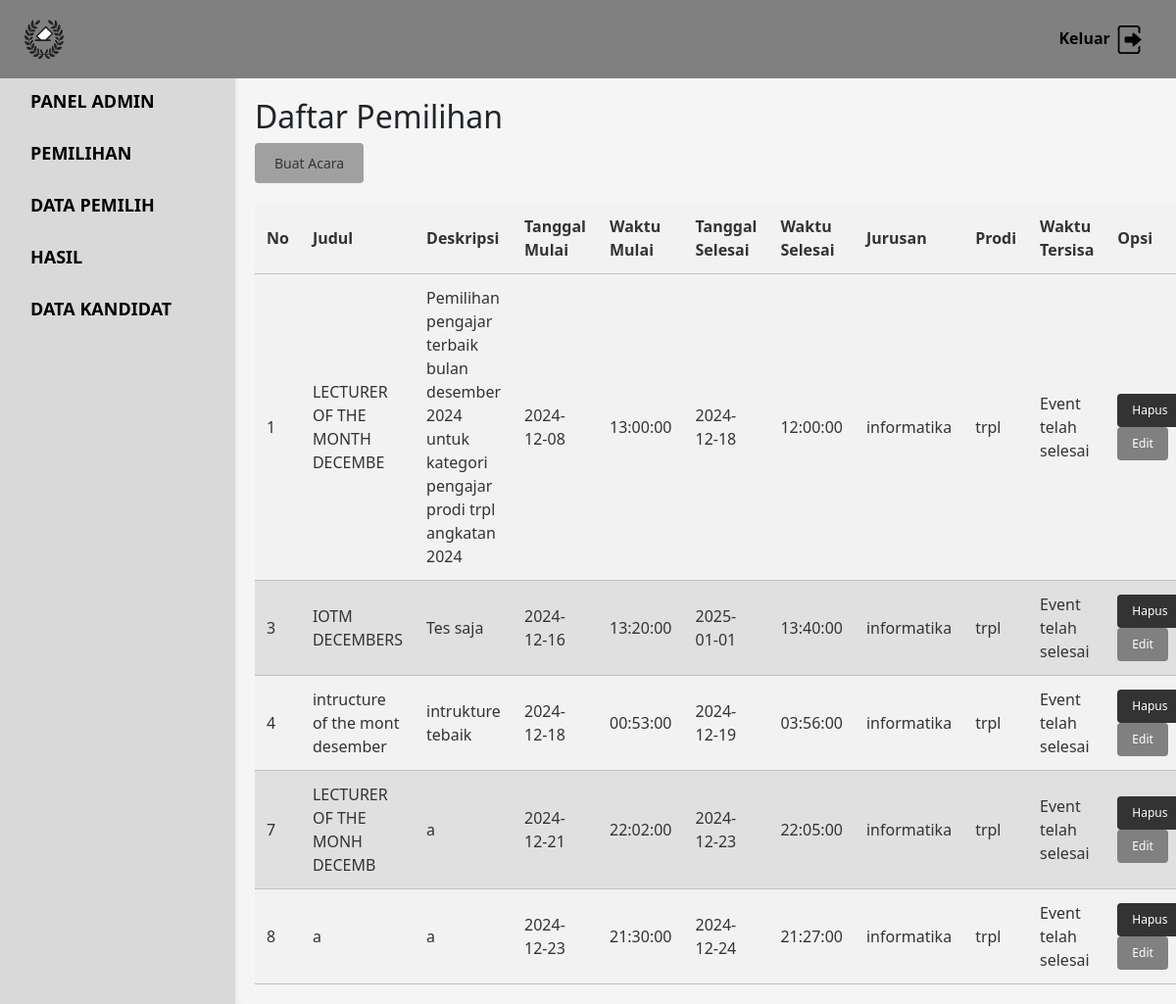
The app's page /admin/event.php with its own data.
### tables this page shows
CREATE TABLE `pemilihan` (
  `id_pemilihan` int(11) NOT NULL,
  `judul` varchar(50) NOT NULL,
  `deskripsi` varchar(255) NOT NULL,
  `tanggal_mulai` date NOT NULL,
  `waktu_mulai` time NOT NULL,
  `tanggal_selesai` date NOT NULL,
  `waktu_selesai` time NOT NULL,
  `jurusan` int(10) NOT NULL,
  `prodi` int(11) DEFAULT NULL,
  `angkatan` int(11) NOT NULL
);

CREATE TABLE `jurusan` (
  `id_jurusan` int(10) NOT NULL,
  `nama_jurusan` varchar(25) NOT NULL
);

CREATE TABLE `prodi` (
  `id_prodi` int(10) NOT NULL,
  `prodi` varchar(50) NOT NULL,
  `id_jurusan` int(11) NOT NULL
);

### admin/event.php (the view, shortened to what this page needs)
<!DOCTYPE html>
<html lang="en">
<head>
    <link rel="stylesheet" href="../css/bootstrap.min.css">
    <link rel="stylesheet" href="adminpanels.css?v=<?php echo time(); ?>">
</head>
<body>
    <nav id="sidebarMenu" class="collapse d-lg-block sidebar collapse">
      <div class="position-sticky">
        <div class="list-group list-group-flush mx-3 mt-4">
        <div class="judul-panel">PANEL ADMIN</div>
          <a href="event.php" class="list-group-item list-group-item-action py-2 ripple active" id="eventLink">
            <span>PEMILIHAN</span>
          </a>
          <a href="pemilih.php" class="list-group-item list-group-item-action py-2 ripple" id="pemilihLink">
            <span>DATA PEMILIH</span>
          </a>
          <a href="hasil.php" class="list-group-item list-group-item-action py-2 ripple" id="hasilLink">
            <span>HASIL</span>
          </a>
          <a href="kandidat.php" class="list-group-item list-group-item-action py-2 ripple" id="kandidatLink">
            <span>DATA KANDIDAT</span>
          </a>
        </div>
      </div>
    </nav>
    <nav class="navbar navbar-expand-sm custom-navbar sticky-top">
        <a class="navbar-brand">
            <img src="../img/logo.png" alt="Logo">
        </a>
        <div class="collapse navbar-collapse w-100" id="navbarNav">
            <ul class="navbar-nav ms-auto">
                <li class="nav-item">
                    <a class="nav-link" action="logout.php" name="logout" href="logout.php">
                        Keluar
                    <img src="../img/logout.png" alt="Logout Icon">
                    </a>
                </li>
            </ul>
        </div>
    </nav>
    <div class="container container-form" id="eventContent">
    <h2>Daftar Pemilihan</h2>
    <button class="create-event-btn" id="createEvent">Buat Acara</button>
    <table class="event-table">
        <thead>
            <tr>
                <th>No</th>
                <th>Judul</th>
                <th>Deskripsi</th>
                <th>Tanggal Mulai</th>
                <th>Waktu Mulai</th>
                <th>Tanggal Selesai</th>
                <th>Waktu Selesai</th>
                <th>Jurusan</th>
                <th>Prodi</th>
                <th>Waktu Tersisa</th>
                <th>Opsi</th>
            </tr>
        </thead>
        <tbody>
        <?php
                include '../connect.php';
                $sqlEvent = "
                    SELECT pemilihan.*, jurusan.nama_jurusan, prodi.prodi
                    FROM pemilihan
                    JOIN jurusan ON pemilihan.jurusan = jurusan.id_jurusan
                    JOIN prodi ON pemilihan.prodi = prodi.id_prodi
                ";
                $resultEvent = $conn->query($sqlEvent);
                if ($resultEvent === false) {
                    echo "Error: " . $conn->error;
                } elseif ($resultEvent->num_rows > 0) {
                    while ($rowEvent = $resultEvent->fetch_assoc()) {
                        $current_time = new DateTime();
                        $start_time = new DateTime($rowEvent['tanggal_mulai'] . ' ' . $rowEvent['waktu_mulai']);
                        $end_time = new DateTime($rowEvent['tanggal_selesai'] . ' ' . $rowEvent['waktu_selesai']);
                        if ($current_time < $start_time) {
                            $interval = $current_time->diff($start_time);
                            $time_remaining = "Dimulai dalam " . $interval->format('%a hari, %h jam, %i menit');
                        }
                        elseif ($current_time >= $start_time && $current_time <= $end_time) {
                            $interval = $current_time->diff($end_time);
                            $time_remaining = "Berlangsung, sisa " . $interval->format('%a hari, %h jam, %i menit');
                        }
                        else {
                            $time_remaining = "Event telah selesai";
                        }
                        echo "<tr>
                            <td>{$rowEvent['id_pemilihan']}</td>
                            <td>{$rowEvent['judul']}</td>
                            <td>{$rowEvent['deskripsi']}</td>
                            <td>{$rowEvent['tanggal_mulai']}</td>
                            <td>{$rowEvent['waktu_mulai']}</td>
                            <td>{$rowEvent['tanggal_selesai']}</td>
                            <td>{$rowEvent['waktu_selesai']}</td>
                            <td>{$rowEvent['nama_jurusan']}</td>
                            <td>{$rowEvent['prodi']}</td>
                            <td>{$time_remaining}</td>
                            <td>
                                <form action='hapus_event.php' method='POST' style='display:inline;'>
                                    <input type='hidden' name='id_pemilihan' value='{$rowEvent['id_pemilihan']}'>
                                    <button type='submit' class='delete-btn' onclick=\"return confirm('Apakah Anda yakin ingin menghapus event ini?');\">Hapus</button>
                                </form>
                                <form action='edit_event.php' method='POST' style='display:inline;'>
                                    <input type='hidden' name='id_pemilihan' value='{$rowEvent['id_pemilihan']}'>
                                    <button type='submit' class='edit-btn'>Edit</button>
                                </form>
                            </td>
                        </tr>";
                    }
                } else {
                    echo "<tr><td colspan='12'>Tidak ada data event</td></tr>";
                }
            ?>
        </tbody>
    </table>
</div>
</body>
</html>

### admin/adminpanels.css (style rules this page uses)
body { background-color: #fbfbfb; }
.sidebar { background-color: #d9d9d9; }
.navbar { height: 80px; padding-left: 25px; padding-right: 25px; }
.custom-navbar { background-color: #808080; }
.navbar-brand img { width: 40px; height: 40px; }
.navbar-nav .nav-link { color: #000; font-weight: bold; font-size: 16px; }
.sidebar { position: fixed; top: 0; bottom: 0; left: 0; padding: 58px 0 0; box-shadow: 0 2px 5px 0 rgb(0 0 0 / 5%), 0 2px 10px 0 rgb(0 0 0 / 5%); width: 240px; z-index: 600; }
.sidebar .list-group-item { font-weight: bold; font-size: 18px; background-color: #d9d9d9; border: none; color: black; margin-bottom: 10px; padding: 15px; }
.judul-panel { font-weight: bold; font-size: 18px; background-color: #d9d9d9; border: none; color: black; margin-bottom: 10px; padding: 8px 15px; }
.container { margin-left: 240px; padding-top: 80px; padding-bottom: 20px; }
.container-form { width: 81%; background-color: #f5f5f5; padding: 20px; border-radius: 8px; box-shadow: 0 0 10px rgba(0, 0, 0, 0.1); }
.event-table { width: 100%; margin-top: 20px; background-color: #F2F2F2; border-collapse: collapse; }
.event-table th, .event-table td { padding: 12px; text-align: left; border-bottom: 1px solid #C0C0C0; }
.event-table th { font-weight: bold; color: #333333; }
.event-table td { color: #333333; }
.event-table tr:nth-child(even) { background-color: #E0E0E0; }
button.create-event-btn { background-color: #A0A0A0; color: #333333; border: none; padding: 10px 20px; cursor: pointer; border-radius: 4px; font-size: 14px; }
button.edit-btn, button.delete-btn { padding: 8px 15px; font-size: 12px; border: none; border-radius: 4px; cursor: pointer; color: white; }
button.edit-btn { background-color: #808080; }
button.delete-btn { background-color: #333333; }
.container-form { position: relative; }

### records on screen
pemilihan: id_pemilihan "1", judul "LECTURER OF THE MONTH DECEMBE", deskripsi "Pemilihan pengajar terbaik bulan desember 2024 untuk kategori pengajar prodi trpl angkatan 2024", tanggal_mulai "2024-12-08", waktu_mulai "13:00:00", tanggal_selesai "2024-12-18", waktu_selesai "12:00:00", jurusan.nama_jurusan "informatika", prodi.prodi "trpl", time_remaining "Event telah selesai"
pemilihan: id_pemilihan "3", judul "IOTM DECEMBERS", deskripsi "Tes saja", tanggal_mulai "2024-12-16", waktu_mulai "13:20:00", tanggal_selesai "2025-01-01", waktu_selesai "13:40:00", jurusan.nama_jurusan "informatika", prodi.prodi "trpl", time_remaining "Event telah selesai"
pemilihan: id_pemilihan "4", judul "intructure of the mont desember", deskripsi "intrukture tebaik", tanggal_mulai "2024-12-18", waktu_mulai "00:53:00", tanggal_selesai "2024-12-19", waktu_selesai "03:56:00", jurusan.nama_jurusan "informatika", prodi.prodi "trpl", time_remaining "Event telah selesai"
pemilihan: id_pemilihan "7", judul "LECTURER OF THE MONH DECEMB", deskripsi "a", tanggal_mulai "2024-12-21", waktu_mulai "22:02:00", tanggal_selesai "2024-12-23", waktu_selesai "22:05:00", jurusan.nama_jurusan "informatika", prodi.prodi "trpl", time_remaining "Event telah selesai"
pemilihan: id_pemilihan "8", judul "a", deskripsi "a", tanggal_mulai "2024-12-23", waktu_mulai "21:30:00", tanggal_selesai "2024-12-24", waktu_selesai "21:27:00", jurusan.nama_jurusan "informatika", prodi.prodi "trpl", time_remaining "Event telah selesai"
